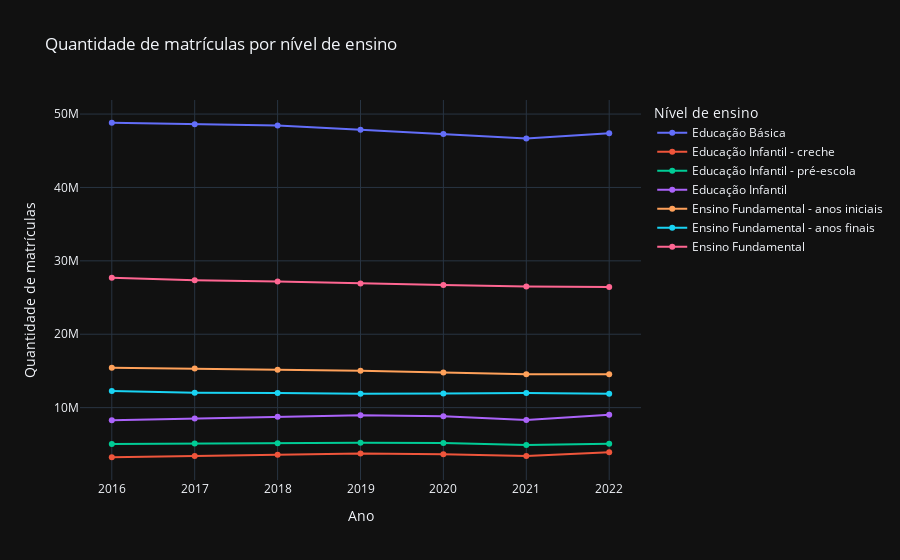

The code cell stored with this chart in its notebook:
### Code cell
niveis_ensino = [
    'Educação Básica', 'Educação Infantil - creche',
    'Educação Infantil - pré-escola', 'Educação Infantil',
    'Ensino Fundamental - anos iniciais',
    'Ensino Fundamental - anos finais',
    'Ensino Fundamental',
    # 'Ensino Médio', 'Educação Profissional',
    # 'Educação Profissional Técnica',
    # 'Educação de Jovens e Adultos (EJA) - Ensino Fundamental',
    # 'Educação de Jovens e Adultos (EJA) - Ensino Médio',
    # 'Educação de Jovens e Adultos (EJA)',
    # 'Educação Especial Inclusiva',
    # 'Educação Especial Exclusiva',
    # 'Educação Especial'
]

# Quantida de matriculas por nivel de ensino
quantidade_matriculas_nivel_ensino = con.execute(f"""
                select
                    NU_ANO_CENSO as 'Ano',
                    cast(sum(QT_MAT_BAS) as bigint) as 'Educação Básica',
                    cast(sum(QT_MAT_INF_CRE) as bigint) as 'Educação Infantil - creche',
                    cast(sum(QT_MAT_INF_PRE) as bigint) as 'Educação Infantil - pré-escola',
                    cast(sum(QT_MAT_INF) as bigint) as 'Educação Infantil',
                    cast(sum(QT_MAT_FUND_AI) as bigint) as 'Ensino Fundamental - anos iniciais',
                    cast(sum(QT_MAT_FUND_AF) as bigint) as 'Ensino Fundamental - anos finais',
                    cast(sum(QT_MAT_FUND) as bigint) as 'Ensino Fundamental',
                    cast(sum(QT_MAT_MED) as bigint) as 'Ensino Médio',
                    cast(sum(QT_MAT_PROF) as bigint) as 'Educação Profissional',
                    cast(sum(QT_MAT_PROF_TEC) as bigint) as 'Educação Profissional Técnica',
                    cast(sum(QT_MAT_EJA_FUND) as bigint) as 'Educação de Jovens e Adultos (EJA) - Ensino Fundamental',
                    cast(sum(QT_MAT_EJA_MED) as bigint) as 'Educação de Jovens e Adultos (EJA) - Ensino Médio',
                    cast(sum(QT_MAT_EJA) as bigint) as 'Educação de Jovens e Adultos (EJA)',
                    cast(sum(QT_MAT_ESP_CC) as bigint) as 'Educação Especial Inclusiva',
                    cast(sum(QT_MAT_ESP_CE) as bigint) as 'Educação Especial Exclusiva',
                    cast(sum(QT_MAT_ESP) as bigint) as 'Educação Especial'
                from microdados
                group by NU_ANO_CENSO
                order by 1
            """
                                                 ).df()
quantidade_matriculas_nivel_ensino = quantidade_matriculas_nivel_ensino.melt(
        id_vars='Ano',
        var_name="Nível de ensino",
        value_name="Quantidade de matrículas",
        value_vars=niveis_ensino
     )

px.line(
    quantidade_matriculas_nivel_ensino,
    x='Ano',
    y="Quantidade de matrículas",
    color="Nível de ensino",
    markers=True,
    title=f"Quantidade de matrículas por nível de ensino"
)

### Figure 1 — Plotly figure (JSON) as saved in the notebook; plotly's stock layout.template omitted (floating-point values rounded to 4 significant figures)
{"data": [{"hovertemplate": "Nível de ensino=Educação Básica<br>Ano=%{x}<br>Quantidade de matrículas=%{y}<extra></extra>", "legendgroup": "Educação Básica", "line": {"color": "#636efa", "dash": "solid"}, "marker": {"symbol": "circle"}, "mode": "markers+lines", "name": "Educação Básica", "orientation": "v", "showlegend": true, "x": [2016, 2017, 2018, 2019, 2020, 2021, 2022], "xaxis": "x", "y": [48817479, 48608093, 48455867, 47874246, 47295294, 46668401, 47382074], "yaxis": "y", "type": "scatter"}, {"hovertemplate": "Nível de ensino=Educação Infantil - creche<br>Ano=%{x}<br>Quantidade de matrículas=%{y}<extra></extra>", "legendgroup": "Educação Infantil - creche", "line": {"color": "#EF553B", "dash": "solid"}, "marker": {"symbol": "circle"}, "mode": "markers+lines", "name": "Educação Infantil - creche", "orientation": "v", "showlegend": true, "x": [2016, 2017, 2018, 2019, 2020, 2021, 2022], "xaxis": "x", "y": [3238894, 3406796, 3587292, 3755092, 3651989, 3417210, 3935689], "yaxis": "y", "type": "scatter"}, {"hovertemplate": "Nível de ensino=Educação Infantil - pré-escola<br>Ano=%{x}<br>Quantidade de matrículas=%{y}<extra></extra>", "legendgroup": "Educação Infantil - pré-escola", "line": {"color": "#00cc96", "dash": "solid"}, "marker": {"symbol": "circle"}, "mode": "markers+lines", "name": "Educação Infantil - pré-escola", "orientation": "v", "showlegend": true, "x": [2016, 2017, 2018, 2019, 2020, 2021, 2022], "xaxis": "x", "y": [5040210, 5101935, 5157892, 5217686, 5177806, 4902189, 5093075], "yaxis": "y", "type": "scatter"}, {"hovertemplate": "Nível de ensino=Educação Infantil<br>Ano=%{x}<br>Quantidade de matrículas=%{y}<extra></extra>", "legendgroup": "Educação Infantil", "line": {"color": "#ab63fa", "dash": "solid"}, "marker": {"symbol": "circle"}, "mode": "markers+lines", "name": "Educação Infantil", "orientation": "v", "showlegend": true, "x": [2016, 2017, 2018, 2019, 2020, 2021, 2022], "xaxis": "x", "y": [8279104, 8508731, 8745184, 8972778, 8829795, 8319399, 9028764], "yaxis": "y", "type": "scatter"}, {"hovertemplate": "Nível de ensino=Ensino Fundamental - anos iniciais<br>Ano=%{x}<br>Quantidade de matrículas=%{y}<extra></extra>", "legendgroup": "Ensino Fundamental - anos iniciais", "line": {"color": "#FFA15A", "dash": "solid"}, "marker": {"symbol": "circle"}, "mode": "markers+lines", "name": "Ensino Fundamental - anos iniciais", "orientation": "v", "showlegend": true, "x": [2016, 2017, 2018, 2019, 2020, 2021, 2022], "xaxis": "x", "y": [15442039, 15328540, 15176420, 15018498, 14790415, 14533651, 14553030], "yaxis": "y", "type": "scatter"}, {"hovertemplate": "Nível de ensino=Ensino Fundamental - anos finais<br>Ano=%{x}<br>Quantidade de matrículas=%{y}<extra></extra>", "legendgroup": "Ensino Fundamental - anos finais", "line": {"color": "#19d3f3", "dash": "solid"}, "marker": {"symbol": "circle"}, "mode": "markers+lines", "name": "Ensino Fundamental - anos finais", "orientation": "v", "showlegend": true, "x": [2016, 2017, 2018, 2019, 2020, 2021, 2022], "xaxis": "x", "y": [12249439, 12019540, 12007550, 11905232, 11928415, 11981950, 11899198], "yaxis": "y", "type": "scatter"}, {"hovertemplate": "Nível de ensino=Ensino Fundamental<br>Ano=%{x}<br>Quantidade de matrículas=%{y}<extra></extra>", "legendgroup": "Ensino Fundamental", "line": {"color": "#FF6692", "dash": "solid"}, "marker": {"symbol": "circle"}, "mode": "markers+lines", "name": "Ensino Fundamental", "orientation": "v", "showlegend": true, "x": [2016, 2017, 2018, 2019, 2020, 2021, 2022], "xaxis": "x", "y": [27691478, 27348080, 27183970, 26923730, 26718830, 26515601, 26452228], "yaxis": "y", "type": "scatter"}], "layout": {"xaxis": {"anchor": "y", "domain": [0.0, 1.0], "title": {"text": "Ano"}}, "yaxis": {"anchor": "x", "domain": [0.0, 1.0], "title": {"text": "Quantidade de matrículas"}}, "legend": {"title": {"text": "Nível de ensino"}, "tracegroupgap": 0}, "title": {"text": "Quantidade de matrículas por nível de ensino"}}}
